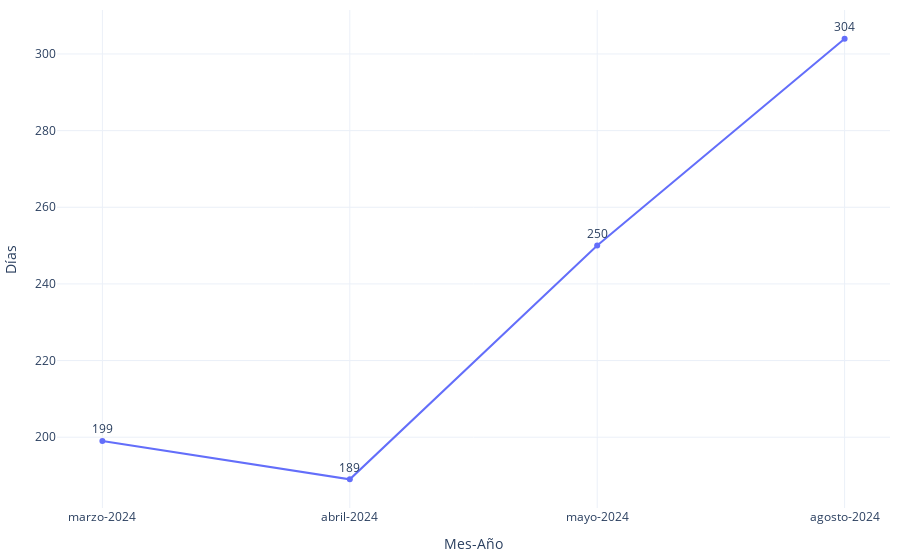

Notebook code cell kept with this figure:
### Code cell
import os
import plotly.graph_objects as go
import plotly.io as pio

fig = go.Figure()
fig.add_trace(go.Scatter(
        x=promedios_df['label'], 
        y=promedios_df['dias_transcurridos'], 
        mode='lines+markers+text',  # Mostrar líneas, puntos y texto        
        text=promedios_df['dias_transcurridos'],#.apply(lambda x: f'${x:,.0f}'),  # Añadir el texto de los valores formateados
        textposition="top center"  # Posicionar el texto encima de los puntos
    ))

# Configurar el diseño
fig.update_layout(
    xaxis_title="Mes-Año",
    yaxis_title="Días",
    template="plotly_white",
    margin=dict(l=10, r=10, t=10, b=10),
    #yaxis=dict(
    #    ticklen=10,
    #    tick0=1,
    #    dtick=1,
    #    range=[0,35]
   # ),
)
# Exportar gráfica como archivo HTML
def guardar_grafico_como_html(fig, nombre_archivo, carpeta='assets/graficas'):
    # Crear la carpeta si no existe
    if not os.path.exists(carpeta):
        os.makedirs(carpeta)
    
    # Gráfica como archivo HTML en la carpeta especificada
    pio.write_html(fig, f'{carpeta}/{nombre_archivo}.html')

guardar_grafico_como_html(fig, 'g_scatt_proyeccion_dias', carpeta='assets/graficas')
fig.show()

### Figure 1 — Plotly figure (JSON) as saved in the notebook; plotly's stock layout.template omitted (floating-point values rounded to 4 significant figures)
{"data": [{"mode": "lines+markers+text", "text": [199, 189, 250, 304], "textposition": "top center", "type": "scatter", "x": ["marzo-2024", "abril-2024", "mayo-2024", "agosto-2024"], "y": [199, 189, 250, 304]}], "layout": {"margin": {"b": 10, "l": 10, "r": 10, "t": 10}, "xaxis": {"title": {"text": "Mes-Año"}}, "yaxis": {"title": {"text": "Días"}}}}
